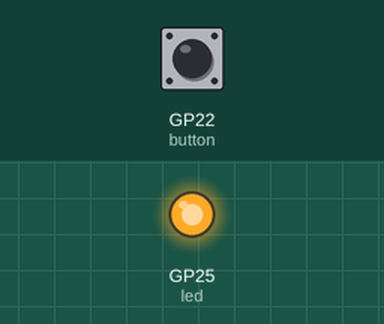
A program run on a simulated Raspberry Pi Pico running MicroPython. Parts: output pins drawn as LEDs (lit = HIGH). Inputs (shaded band) come from the test bench; at power-on: GP22 (button) LOW. What the program prints to the serial console is not drawn. At 1.5 s the program stops and its outputs stay as they are.

Above: at 0.6 s.
1.3 s: GP22 (button) pulled HIGH for 0.15 s
At 2.3 s:
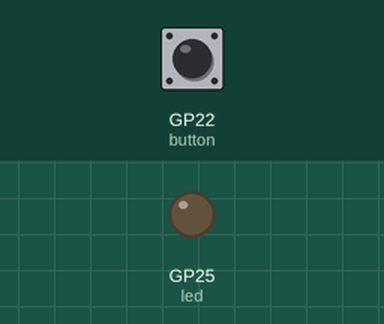
Timing chart, 0 to 3.0 s (numbered marks = the images above; inputs shaded):
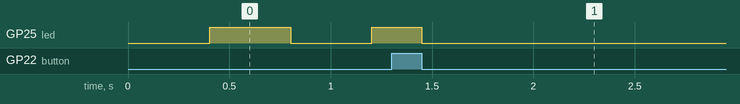

The program:

to_start_press_btn.py
```python
from machine import Pin
import time

HIGH = 1
LOW  = 0
button_pressed = False

led = Pin("LED", Pin.OUT)
button = Pin(22, Pin.IN)

blink_interval = 400
last_time = time.ticks_ms()

while True:
    now = time.ticks_ms()
    if time.ticks_diff(now, last_time) >= blink_interval:
        last_time = now
        led.toggle()

    btn = button.value()
    if btn == HIGH:
        button_pressed = True
    if button_pressed == True and btn == LOW:
        led.value(0)
        break

print("출발")
```
